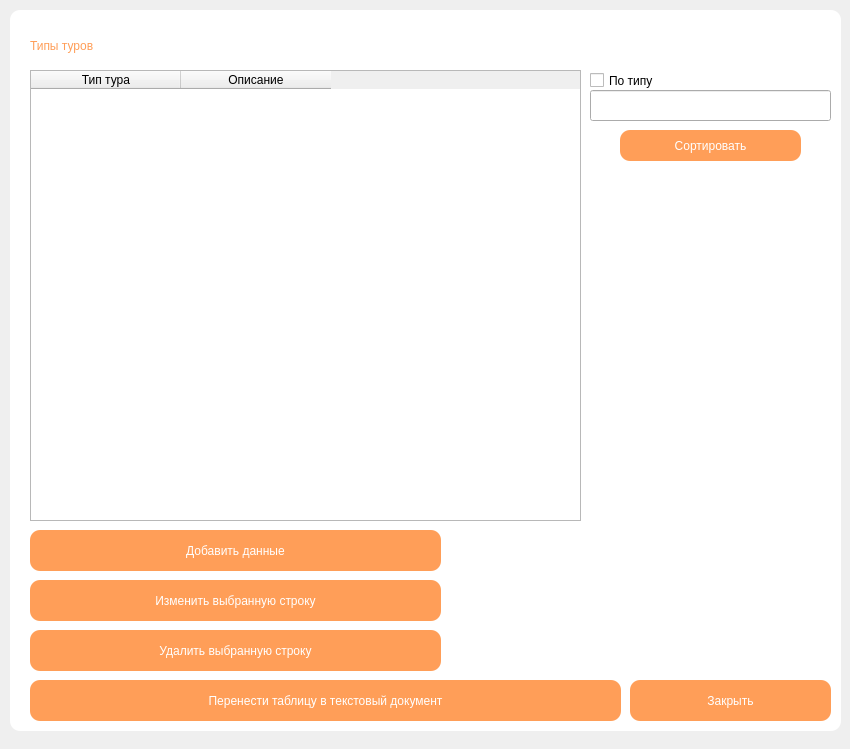
<?xml version="1.0" encoding="UTF-8"?>
<ui version="4.0">
 <class>Form9</class>
 <widget class="QWidget" name="Form9">
  <property name="geometry">
   <rect>
    <x>0</x>
    <y>0</y>
    <width>850</width>
    <height>749</height>
   </rect>
  </property>
  <property name="windowTitle">
   <string>Типы туров</string>
  </property>
  <widget class="QLabel" name="label_20">
   <property name="geometry">
    <rect>
     <x>10</x>
     <y>10</y>
     <width>831</width>
     <height>721</height>
    </rect>
   </property>
   <property name="styleSheet">
    <string notr="true">border-radius: 10px;
background-color: rgb(255, 255, 255);</string>
   </property>
   <property name="text">
    <string/>
   </property>
  </widget>
  <widget class="QTableWidget" name="tableWidget">
   <property name="geometry">
    <rect>
     <x>30</x>
     <y>70</y>
     <width>551</width>
     <height>451</height>
    </rect>
   </property>
   <property name="maximumSize">
    <size>
     <width>16777215</width>
     <height>16777215</height>
    </size>
   </property>
   <property name="alternatingRowColors">
    <bool>false</bool>
   </property>
   <property name="verticalScrollMode">
    <enum>QAbstractItemView::ScrollPerPixel</enum>
   </property>
   <property name="gridStyle">
    <enum>Qt::SolidLine</enum>
   </property>
   <property name="sortingEnabled">
    <bool>true</bool>
   </property>
   <attribute name="horizontalHeaderCascadingSectionResizes">
    <bool>false</bool>
   </attribute>
   <attribute name="horizontalHeaderDefaultSectionSize">
    <number>150</number>
   </attribute>
   <attribute name="horizontalHeaderMinimumSectionSize">
    <number>39</number>
   </attribute>
   <attribute name="verticalHeaderShowSortIndicator" stdset="0">
    <bool>false</bool>
   </attribute>
   <column>
    <property name="text">
     <string>Тип тура</string>
    </property>
   </column>
   <column>
    <property name="text">
     <string>Описание</string>
    </property>
   </column>
  </widget>
  <widget class="QLabel" name="label_4">
   <property name="geometry">
    <rect>
     <x>30</x>
     <y>20</y>
     <width>181</width>
     <height>51</height>
    </rect>
   </property>
   <property name="styleSheet">
    <string notr="true">font: 25pt &quot;Century Gothic&quot;;
background-color: qlineargradient(spread:pad, x1:0, y1:0, x2:1, y2:0, stop:0 rgba(0, 0, 0, 0), stop:1 rgba(255, 255, 255, 0));
color: rgb(255, 158, 88);</string>
   </property>
   <property name="text">
    <string>Типы туров</string>
   </property>
  </widget>
  <widget class="QPushButton" name="pushButton_3">
   <property name="geometry">
    <rect>
     <x>30</x>
     <y>530</y>
     <width>411</width>
     <height>41</height>
    </rect>
   </property>
   <property name="styleSheet">
    <string notr="true">font: 20pt &quot;Century Gothic&quot;;
color: rgb(255, 255, 255);
border-width: 50px;
border-radius: 10px;
background-color: rgb(255, 158, 88);</string>
   </property>
   <property name="text">
    <string>Добавить данные</string>
   </property>
  </widget>
  <widget class="QPushButton" name="pushButton_5">
   <property name="geometry">
    <rect>
     <x>30</x>
     <y>630</y>
     <width>411</width>
     <height>41</height>
    </rect>
   </property>
   <property name="styleSheet">
    <string notr="true">font: 20pt &quot;Century Gothic&quot;;
color: rgb(255, 255, 255);
border-width: 50px;
border-radius: 10px;
background-color: rgb(255, 158, 88);</string>
   </property>
   <property name="text">
    <string>Удалить выбранную строку</string>
   </property>
  </widget>
  <widget class="QPushButton" name="pushButton_4">
   <property name="geometry">
    <rect>
     <x>30</x>
     <y>580</y>
     <width>411</width>
     <height>41</height>
    </rect>
   </property>
   <property name="styleSheet">
    <string notr="true">font: 20pt &quot;Century Gothic&quot;;
color: rgb(255, 255, 255);
border-width: 50px;
border-radius: 10px;
background-color: rgb(255, 158, 88);</string>
   </property>
   <property name="text">
    <string>Изменить выбранную строку</string>
   </property>
  </widget>
  <widget class="QPushButton" name="pushButton_2">
   <property name="geometry">
    <rect>
     <x>630</x>
     <y>680</y>
     <width>201</width>
     <height>41</height>
    </rect>
   </property>
   <property name="styleSheet">
    <string notr="true">font: 20pt &quot;Century Gothic&quot;;
color: rgb(255, 255, 255);
border-width: 50px;
border-radius: 10px;
background-color: rgb(255, 158, 88);</string>
   </property>
   <property name="text">
    <string>Закрыть</string>
   </property>
  </widget>
  <widget class="QCheckBox" name="checkBox">
   <property name="geometry">
    <rect>
     <x>590</x>
     <y>60</y>
     <width>141</width>
     <height>41</height>
    </rect>
   </property>
   <property name="styleSheet">
    <string notr="true">font: 10pt &quot;Century Gothic&quot;;</string>
   </property>
   <property name="text">
    <string>По типу</string>
   </property>
  </widget>
  <widget class="QLineEdit" name="lineEdit">
   <property name="geometry">
    <rect>
     <x>590</x>
     <y>90</y>
     <width>241</width>
     <height>31</height>
    </rect>
   </property>
   <property name="styleSheet">
    <string notr="true">font: 12pt &quot;Century Gothic&quot;;</string>
   </property>
   <property name="text">
    <string/>
   </property>
  </widget>
  <widget class="QPushButton" name="pushButton">
   <property name="geometry">
    <rect>
     <x>620</x>
     <y>130</y>
     <width>181</width>
     <height>31</height>
    </rect>
   </property>
   <property name="styleSheet">
    <string notr="true">font: 15pt &quot;Century Gothic&quot;;
color: rgb(255, 255, 255);
border-width: 50px;
border-radius: 10px;
background-color: rgb(255, 158, 88);</string>
   </property>
   <property name="text">
    <string>Сортировать</string>
   </property>
  </widget>
  <widget class="QPushButton" name="pushButton_6">
   <property name="geometry">
    <rect>
     <x>30</x>
     <y>680</y>
     <width>591</width>
     <height>41</height>
    </rect>
   </property>
   <property name="styleSheet">
    <string notr="true">font: 20pt &quot;Century Gothic&quot;;
color: rgb(255, 255, 255);
border-width: 50px;
border-radius: 10px;
background-color: rgb(255, 158, 88);</string>
   </property>
   <property name="text">
    <string>Перенести таблицу в текстовый документ</string>
   </property>
  </widget>
 </widget>
 <resources/>
 <connections/>
</ui>
